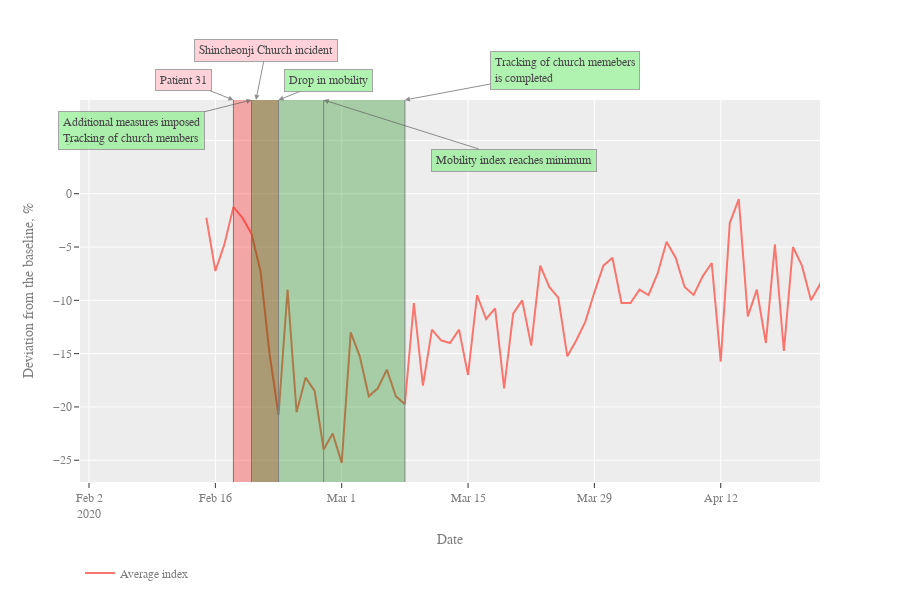

The code cell stored with this chart in its notebook:
### Code cell
# set cutoffs for approximations
cutoffs = pd.DataFrame({
    "date": [date("2020-03-09"), date("2020-05-07")],
    "description": ["Before 09.03", "Before the second wave"]
})
params = get_fit_of_cutoffs(df, cutoffs)
# plot figures
template = "ggplot2"
figs = plotter(df, params=None, df_mobility=df_mobility, template=template, correlation=14)
# show coeffs
display(unfold(params))

# set extension of output files
ext = "png"
scale = 2.
# set mode of image_writer (if mode: write images)
mode = True
# plot of mobility
f = figs[-1]
iw = image_writer(f, "SK_mobility"+"_"+ext, ext, mode=mode,scale=scale)
# next add elements on bare plot and write image if needed
f.update_layout(xaxis_range = [date("2020-02-01"), date("2020-04-23")])
iw.write()
add_caption(f, date("2020-02-18"), text="Patient 31", pos_x=-50)
iw.write()
add_filling(f, x0=date("2020-02-18"), x1=date("2020-02-23"))
add_caption(f, date("2020-02-20-12", format="%Y-%m-%d-%H"), "Shincheonji Church incident",pos_x= 10, pos_y = -50, wline=False )
iw.write()
add_caption(f, date("2020-02-20"), "Additional measures imposed<br>Tracking of church members", bg_color="LightGreen",pos_x=-120, pos_y=30)
add_filling(f, date("2020-02-20"), date("2020-03-08"), fill_color="Green")
iw.write()
add_caption(f, date("2020-02-23"), "Drop in mobility", bg_color="LightGreen",pos_x= 50 )
iw.write()
add_caption(f, date("2020-02-28"), "Mobility index reaches minimum", bg_color="LightGreen", pos_x = 190, pos_y=60 )
iw.write()
add_caption(f, date("2020-03-08"), "Tracking of church memebers<br>is completed", bg_color="LightGreen", pos_x = 160, pos_y=-30 )
iw.write()
iw.merge_pdfs()

f.show()

#plot of new cases
f = figs[1]
iw = image_writer(f, "SK_plot_"+ext, ext, mode=mode,scale=scale)
f.update_layout(xaxis_range = [date("2020-02-01"), date("2020-04-23")])
add_caption(f, date("2020-02-18"), text="Patient 31", pos_x=-50)
add_filling(f, x0=date("2020-02-18"), x1=date("2020-02-23"))
add_caption(f, date("2020-02-20-12", format="%Y-%m-%d-%H"), "Shincheonji Church incident", pos_x= 10, pos_y = -50, wline=False )
add_caption(f, date("2020-02-20"), "Additional measures imposed<br>Tracking of church members", bg_color="LightGreen",pos_x=-120, pos_y=30)
add_filling(f, date("2020-02-20"), date("2020-03-08"), fill_color="Green")
add_caption(f, date("2020-02-23"), "Drop in mobility", bg_color="LightGreen",pos_x= 50)
add_caption(f, date("2020-02-28"), "Mobility index reaches minimum", bg_color="LightGreen", pos_x = 190, pos_y=60)
add_caption(f, date("2020-03-08"), "Tracking of church memebers<br>is completed", bg_color="LightGreen", pos_x = 160, pos_y=-30)
iw.write()
add_approximant(f, params, 1)
iw.write()
add_filling(f, date("2020-02-28"), date("2020-03-09"), fill_color="Blue")
add_caption(f, date("2020-03-04"), "10-days <i>incubation</i> period", bg_color="LightBlue", pos_x = 160, pos_y=30, wline=False)
iw.write()
add_approximant(f, params, 0)
iw.write()
add_difference(f, fit_ref=-1, fit=-2, pos_x=8)
iw.write()
iw.merge_pdfs()
f.show()

### Figure 1 — Plotly figure (JSON) as saved in the notebook; plotly's stock layout.template omitted (floating-point values rounded to 4 significant figures)
{"data": [{"name": "Average index", "type": "scatter", "x": ["2020-02-15T00:00:00", "2020-02-16T00:00:00", "2020-02-17T00:00:00", "2020-02-18T00:00:00", "2020-02-19T00:00:00", "2020-02-20T00:00:00", "2020-02-21T00:00:00", "2020-02-22T00:00:00", "2020-02-23T00:00:00", "2020-02-24T00:00:00", "2020-02-25T00:00:00", "2020-02-26T00:00:00", "2020-02-27T00:00:00", "2020-02-28T00:00:00", "2020-02-29T00:00:00", "2020-03-01T00:00:00", "2020-03-02T00:00:00", "2020-03-03T00:00:00", "2020-03-04T00:00:00", "2020-03-05T00:00:00", "2020-03-06T00:00:00", "2020-03-07T00:00:00", "2020-03-08T00:00:00", "2020-03-09T00:00:00", "2020-03-10T00:00:00", "2020-03-11T00:00:00", "2020-03-12T00:00:00", "2020-03-13T00:00:00", "2020-03-14T00:00:00", "2020-03-15T00:00:00", "2020-03-16T00:00:00", "2020-03-17T00:00:00", "2020-03-18T00:00:00", "2020-03-19T00:00:00", "2020-03-20T00:00:00", "2020-03-21T00:00:00", "2020-03-22T00:00:00", "2020-03-23T00:00:00", "2020-03-24T00:00:00", "2020-03-25T00:00:00", "2020-03-26T00:00:00", "2020-03-27T00:00:00", "2020-03-28T00:00:00", "2020-03-29T00:00:00", "2020-03-30T00:00:00", "2020-03-31T00:00:00", "2020-04-01T00:00:00", "2020-04-02T00:00:00", "2020-04-03T00:00:00", "2020-04-04T00:00:00", "2020-04-05T00:00:00", "2020-04-06T00:00:00", "2020-04-07T00:00:00", "2020-04-08T00:00:00", "2020-04-09T00:00:00", "2020-04-10T00:00:00", "2020-04-11T00:00:00", "2020-04-12T00:00:00", "2020-04-13T00:00:00", "2020-04-14T00:00:00", "2020-04-15T00:00:00", "2020-04-16T00:00:00", "2020-04-17T00:00:00", "2020-04-18T00:00:00", "2020-04-19T00:00:00", "2020-04-20T00:00:00", "2020-04-21T00:00:00", "2020-04-22T00:00:00", "2020-04-23T00:00:00", "2020-04-24T00:00:00", "2020-04-25T00:00:00", "2020-04-26T00:00:00", "2020-04-27T00:00:00", "2020-04-28T00:00:00", "2020-04-29T00:00:00", "2020-04-30T00:00:00", "2020-05-01T00:00:00", "2020-05-02T00:00:00", "2020-05-03T00:00:00", "2020-05-04T00:00:00", "2020-05-05T00:00:00", "2020-05-06T00:00:00", "2020-05-07T00:00:00", "2020-05-08T00:00:00", "2020-05-09T00:00:00", "2020-05-10T00:00:00", "2020-05-11T00:00:00", "2020-05-12T00:00:00", "2020-05-13T00:00:00", "2020-05-14T00:00:00", "2020-05-15T00:00:00", "2020-05-16T00:00:00", "2020-05-17T00:00:00", "2020-05-18T00:00:00", "2020-05-19T00:00:00", "2020-05-20T00:00:00", "2020-05-21T00:00:00", "2020-05-22T00:00:00", "2020-05-23T00:00:00", "2020-05-24T00:00:00", "2020-05-25T00:00:00"], "y": [-2.25, -7.25, -4.75, -1.25, -2.25, -3.75, -7.25, -15, -20.75, -9, -20.5, -17.25, -18.5, -24, -22.5, -25.25, -13, -15.25, -19, -18.25, -16.5, -19, -19.75, -10.25, -18, -12.75, -13.75, -14, -12.75, -17, -9.5, -11.75, -10.75, -18.25, -11.25, -10, -14.25, -6.75, -8.75, -9.75, -15.25, -13.75, -12, -9.25, -6.75, -6, -10.25, -10.25, -9, -9.5, -7.5, -4.5, -6, -8.75, -9.5, -7.75, -6.5, -15.75, -2.75, -0.5, -11.5, -9, -14, -4.75, -14.75, -5, -6.75, -10, -8.5, -6, -4.25, -4.5, -0.5, -0.25, 3.5, -6.25, -8.5, -4.5, 0.75, 7, -8.5, -1.5, -1.25, 0.25, -11.75, -3.5, 2.25, -0.25, -1.25, -2.25, -10, -2, 4.5, -4, -2.25, 0.5, -1.25, -1.25, 1.75, -2.5, 4.25]}], "layout": {"annotations": [{"align": "left", "arrowcolor": "#606060", "arrowhead": 2, "arrowsize": 1, "arrowwidth": 1, "ax": -50, "ay": -20, "bgcolor": "Pink", "bordercolor": "Grey", "borderpad": 4, "borderwidth": 1, "font": {"color": "Black", "family": "Courier New, monospace", "size": 12}, "opacity": 0.7, "showarrow": true, "text": "Patient 31", "x": "2020-02-18T00:00:00", "xref": "x", "y": 1, "yref": "paper"}, {"align": "left", "arrowcolor": "#606060", "arrowhead": 2, "arrowsize": 1, "arrowwidth": 1, "ax": 10, "ay": -50, "bgcolor": "Pink", "bordercolor": "Grey", "borderpad": 4, "borderwidth": 1, "font": {"color": "Black", "family": "Courier New, monospace", "size": 12}, "opacity": 0.7, "showarrow": true, "text": "Shincheonji Church incident", "x": "2020-02-20T12:00:00", "xref": "x", "y": 1, "yref": "paper"}, {"align": "left", "arrowcolor": "#606060", "arrowhead": 2, "arrowsize": 1, "arrowwidth": 1, "ax": -120, "ay": 30, "bgcolor": "LightGreen", "bordercolor": "Grey", "borderpad": 4, "borderwidth": 1, "font": {"color": "Black", "family": "Courier New, monospace", "size": 12}, "opacity": 0.7, "showarrow": true, "text": "Additional measures imposed<br>Tracking of church members", "x": "2020-02-20T00:00:00", "xref": "x", "y": 1, "yref": "paper"}, {"align": "left", "arrowcolor": "#606060", "arrowhead": 2, "arrowsize": 1, "arrowwidth": 1, "ax": 50, "ay": -20, "bgcolor": "LightGreen", "bordercolor": "Grey", "borderpad": 4, "borderwidth": 1, "font": {"color": "Black", "family": "Courier New, monospace", "size": 12}, "opacity": 0.7, "showarrow": true, "text": "Drop in mobility", "x": "2020-02-23T00:00:00", "xref": "x", "y": 1, "yref": "paper"}, {"align": "left", "arrowcolor": "#606060", "arrowhead": 2, "arrowsize": 1, "arrowwidth": 1, "ax": 190, "ay": 60, "bgcolor": "LightGreen", "bordercolor": "Grey", "borderpad": 4, "borderwidth": 1, "font": {"color": "Black", "family": "Courier New, monospace", "size": 12}, "opacity": 0.7, "showarrow": true, "text": "Mobility index reaches minimum", "x": "2020-02-28T00:00:00", "xref": "x", "y": 1, "yref": "paper"}, {"align": "left", "arrowcolor": "#606060", "arrowhead": 2, "arrowsize": 1, "arrowwidth": 1, "ax": 160, "ay": -30, "bgcolor": "LightGreen", "bordercolor": "Grey", "borderpad": 4, "borderwidth": 1, "font": {"color": "Black", "family": "Courier New, monospace", "size": 12}, "opacity": 0.7, "showarrow": true, "text": "Tracking of church memebers<br>is completed", "x": "2020-03-08T00:00:00", "xref": "x", "y": 1, "yref": "paper"}], "font": {"color": "#7f7f7f", "family": "Courier New, monospace", "size": 12}, "height": 600, "legend": {"orientation": "h", "y": -0.2}, "shapes": [{"layer": "above", "line": {"color": "Grey", "dash": "solid", "width": 1}, "opacity": 1, "type": "line", "x0": "2020-02-18T00:00:00", "x1": "2020-02-18T00:00:00", "xref": "x", "y0": 0, "y1": 1, "yref": "paper"}, {"fillcolor": "Red", "layer": "above", "line": {"width": 0}, "opacity": 0.3, "type": "rect", "x0": "2020-02-18T00:00:00", "x1": "2020-02-23T00:00:00", "xref": "x", "y0": 0, "y1": 1, "yref": "paper"}, {"layer": "above", "line": {"color": "Grey", "dash": "solid", "width": 1}, "opacity": 1, "type": "line", "x0": "2020-02-20T00:00:00", "x1": "2020-02-20T00:00:00", "xref": "x", "y0": 0, "y1": 1, "yref": "paper"}, {"fillcolor": "Green", "layer": "above", "line": {"width": 0}, "opacity": 0.3, "type": "rect", "x0": "2020-02-20T00:00:00", "x1": "2020-03-08T00:00:00", "xref": "x", "y0": 0, "y1": 1, "yref": "paper"}, {"layer": "above", "line": {"color": "Grey", "dash": "solid", "width": 1}, "opacity": 1, "type": "line", "x0": "2020-02-23T00:00:00", "x1": "2020-02-23T00:00:00", "xref": "x", "y0": 0, "y1": 1, "yref": "paper"}, {"layer": "above", "line": {"color": "Grey", "dash": "solid", "width": 1}, "opacity": 1, "type": "line", "x0": "2020-02-28T00:00:00", "x1": "2020-02-28T00:00:00", "xref": "x", "y0": 0, "y1": 1, "yref": "paper"}, {"layer": "above", "line": {"color": "Grey", "dash": "solid", "width": 1}, "opacity": 1, "type": "line", "x0": "2020-03-08T00:00:00", "x1": "2020-03-08T00:00:00", "xref": "x", "y0": 0, "y1": 1, "yref": "paper"}], "showlegend": true, "title": {"text": ""}, "width": 900, "xaxis": {"range": ["2020-02-01T00:00:00", "2020-04-23T00:00:00"], "title": {"text": "Date"}}, "yaxis": {"title": {"text": "Deviation from the baseline, %"}}}}
